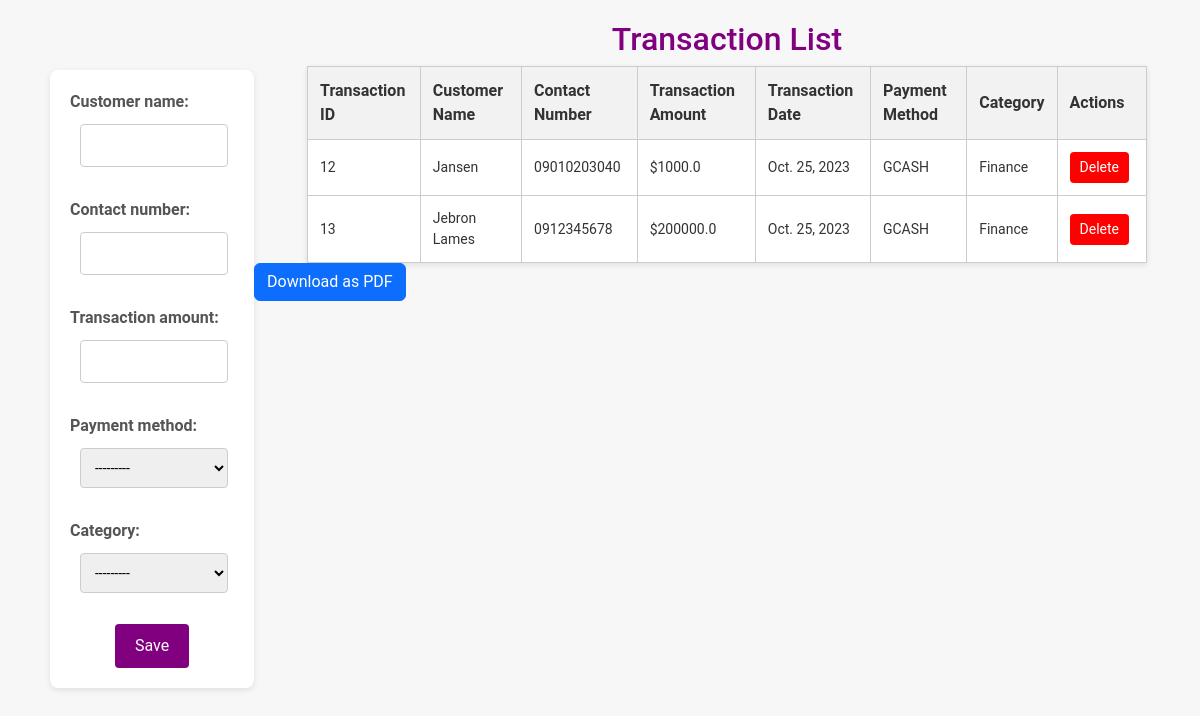
The page /recordtransaction on the database as committed earlier.
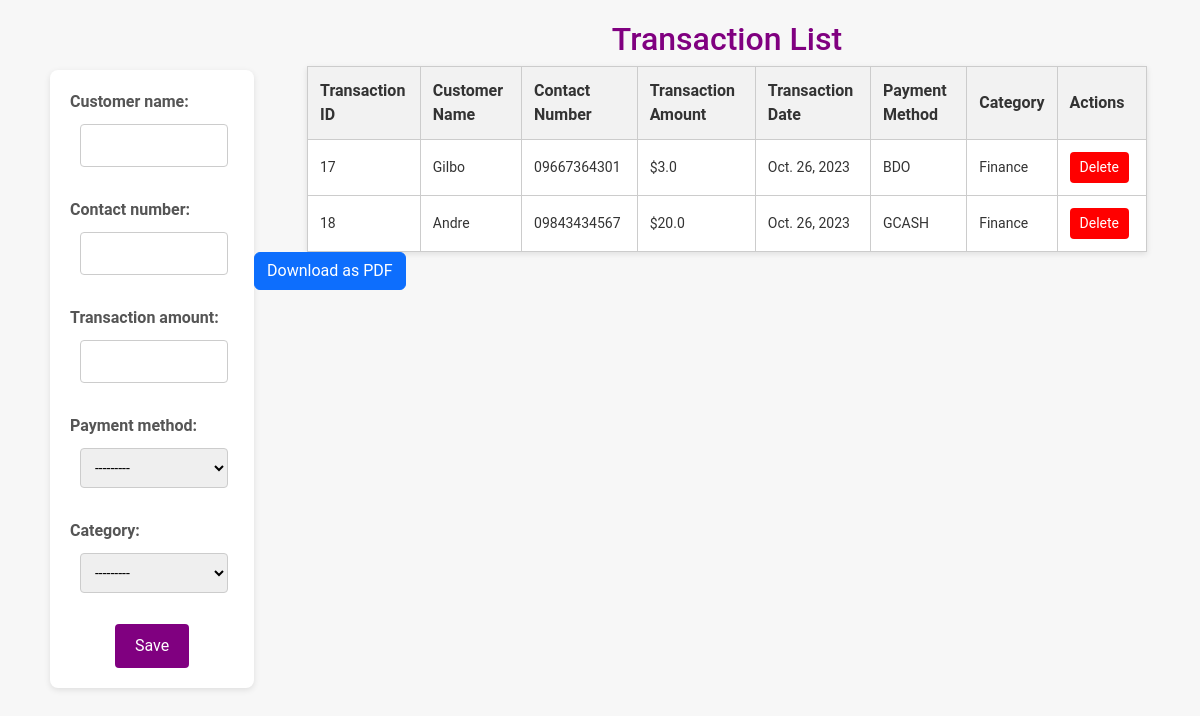
The same page on the database as committed later.
### pages/models.py (models this page shows)
class RecordTransaction(models.Model):
    transaction_id = models.AutoField(primary_key=True)
    customer_name = models.CharField(max_length=20)
    contact_number = models.CharField(max_length=20, unique=True)
    transaction_amount = models.FloatField()
    transaction_date = models.DateField(auto_now=True)
    payment_method = models.ForeignKey(PaymentMethod, on_delete=models.CASCADE)
    category = models.ForeignKey(Category, on_delete=models.CASCADE)

class PaymentMethod(models.Model):
    name = models.CharField(max_length=20)
    description = models.TextField()
    def __str__(self):
        return self.name

class Category(models.Model):
    name = models.CharField(max_length=20)
    description = models.TextField()
    def __str__(self):
        return self.name

### pages/views.py (the view)
# urls.py: path("recordtransaction", views.recordtransaction, name = "recordtransaction"),
def recordtransaction(request):
    if request.method == 'POST':
        form = RecordTransactionForm(request.POST)
        if form.is_valid():
            form.save()
            messages.success(request, "Record Successfully Created")
            return redirect('recordtransaction')  # Redirect to the same page
    else:
        form = RecordTransactionForm()
    all_items = RecordTransaction.objects.all()
    return render(request, 'pages/recordtransaction.html', {'form': form, 'all': all_items})

### pages/forms.py
class RecordTransactionForm(forms.ModelForm):
    class Meta:
        model = RecordTransaction
        fields = '__all__'

### pages/templates/pages/recordtransaction.html (shortened to what this page needs)
{% load static %}
<!DOCTYPE html>
<html lang="en">
	<head>
		<link
			href="https://cdn.jsdelivr.net/npm/bootstrap@5.3.2/dist/css/bootstrap.min.css"
			rel="stylesheet"
		/>
		<link rel="stylesheet" href="{% static 'recordtransaction.css' %}" />
	</head>
	<body>
		<form id="transactionForm" method="post">
			{% csrf_token %} {{ form.as_p }}
			<button type="submit">Save</button>
		</form>
		<h2>Transaction List</h2>
		<div id="pdfContent">
			<table id="transactionTable">
				<thead>
					<tr>
						<th>Transaction ID</th>
						<th>Customer Name</th>
						<th>Contact Number</th>
						<th>Transaction Amount</th>
						<th>Transaction Date</th>
						<th>Payment Method</th>
						<th>Category</th>
						<th>Actions</th>
					</tr>
				</thead>
				<tbody id="transactionList">
					{% for item in all %}
					<tr
						class="transaction-row"
						id="transaction-row-{{ item.transaction_id }}"
					>
						<td>{{ item.transaction_id }}</td>
						<td>{{ item.customer_name }}</td>
						<td>{{ item.contact_number }}</td>
						<td>${{ item.transaction_amount }}</td>
						<td>{{ item.transaction_date }}</td>
						<td>{{ item.payment_method.name }}</td>
						<td>{{ item.category.name }}</td>
						<td>
							<button
								class="delete-button"
								data-transaction-id="{{ item.transaction_id }}"
							>
								Delete
							</button>
						</td>
					</tr>
					{% endfor %}
				</tbody>
			</table>
		</div>
		<button id="downloadPDFButton" class="btn btn-primary">
			Download as PDF
		</button>
	</body>
</html>

Rows that differ between the two databases and show on the page:
removed RecordTransaction: transaction_id "12", customer_name "Jansen", contact_number "09010203040", transaction_amount "1000.0", transaction_date "Oct. 25, 2023", payment_method.name "GCASH", category.name "Finance"
removed RecordTransaction: transaction_id "13", customer_name "Jebron Lames", contact_number "0912345678", transaction_amount "200000.0", transaction_date "Oct. 25, 2023", payment_method.name "GCASH", category.name "Finance"
added RecordTransaction: transaction_id "17", customer_name "Gilbo", contact_number "09667364301", transaction_amount "3.0", transaction_date "Oct. 26, 2023", payment_method.name "BDO", category.name "Finance"
added RecordTransaction: transaction_id "18", customer_name "Andre", contact_number "09843434567", transaction_amount "20.0", transaction_date "Oct. 26, 2023", payment_method.name "GCASH", category.name "Finance"
